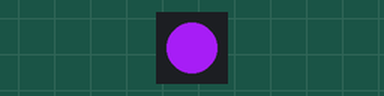
Recording of a sketch running on a simulated Arduino Uno, built with avr-gcc and run on an emulated ATmega328P. On the bench: 1 RGB LEDs in strip order, left to right. The strip is taken to match the declared colour order.

Above: at 0.5 s.
At 3.6 s:
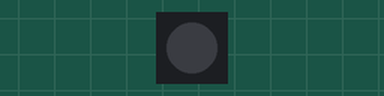
Timing chart, 0 to 4.8 s (numbered marks = the images above):
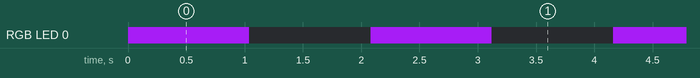

The sketch:

sketch_jun15b.ino
```cpp
#include <Adafruit_NeoPixel.h>

#define PIN 21
#define LED_COUNT 1

Adafruit_NeoPixel leds = Adafruit_NeoPixel(LED_COUNT, PIN, NEO_RGB + NEO_KHZ400);


void setup()
{
  leds.begin();
  leds.show();

}

void loop()
{
  colorWipe(leds.Color(153, 27, 226), 40);
  delay(1000);
  colorWipe(leds.Color(0, 0, 0), 40);
  delay(1000);
}


void colorWipe(uint32_t c, uint8_t wait) {
  for(uint16_t i=0; i<leds.numPixels(); i++) {
    leds.setPixelColor(i, c);
    leds.show();
    delay(wait);
  }
}
```

Measured:
- by itself, RGB LED 0: alternates RGB(153, 27, 226) for 1.0 s and off for 1.0 s
